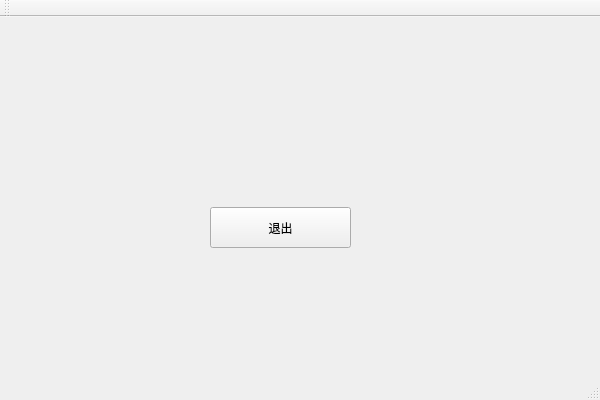
<?xml version="1.0" encoding="UTF-8"?>
<ui version="4.0">
 <class>childdialogClass</class>
 <widget class="QMainWindow" name="childdialogClass">
  <property name="geometry">
   <rect>
    <x>0</x>
    <y>0</y>
    <width>600</width>
    <height>400</height>
   </rect>
  </property>
  <property name="windowTitle">
   <string>childdialog</string>
  </property>
  <widget class="QWidget" name="centralWidget">
   <widget class="QPushButton" name="pushButton">
    <property name="geometry">
     <rect>
      <x>210</x>
      <y>190</y>
      <width>141</width>
      <height>41</height>
     </rect>
    </property>
    <property name="text">
     <string>退出</string>
    </property>
   </widget>
  </widget>
  <widget class="QMenuBar" name="menuBar">
   <property name="geometry">
    <rect>
     <x>0</x>
     <y>0</y>
     <width>600</width>
     <height>17</height>
    </rect>
   </property>
  </widget>
  <widget class="QToolBar" name="mainToolBar">
   <attribute name="toolBarArea">
    <enum>TopToolBarArea</enum>
   </attribute>
   <attribute name="toolBarBreak">
    <bool>false</bool>
   </attribute>
  </widget>
  <widget class="QStatusBar" name="statusBar"/>
 </widget>
 <layoutdefault spacing="6" margin="11"/>
 <resources/>
 <connections/>
</ui>
